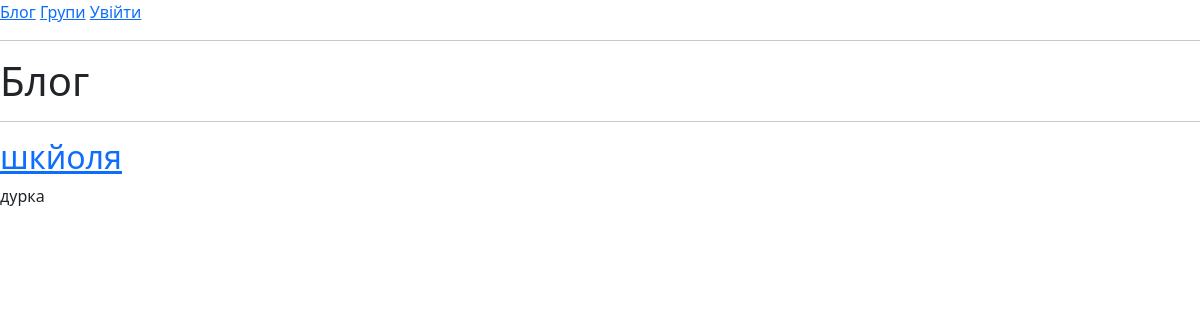
/blog/, run on an earlier commit of the app's database.
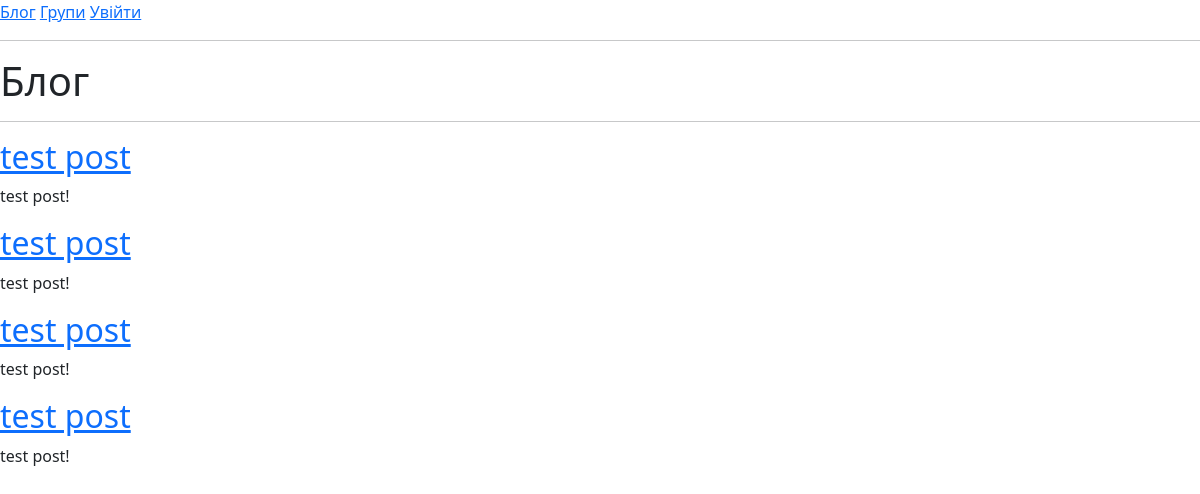
And on a later commit of the database.
### blog/models.py (models this page shows, shortened)
class Post(models.Model):
    author = models.ForeignKey(User, on_delete=models.CASCADE)
    title = models.CharField(max_length=255)
    content = models.TextField()
    created_at = models.DateTimeField(auto_now_add=True)
    views = models.PositiveIntegerField(default=0)

### blog/views.py (the view)
# urls.py: path("", PostListView.as_view(), name="list"),
class PostListView(ListView):
    model = Post
    ordering = ["-created_at"]
    template_name = "blog/post_list.html"
    paginate_by = 5 # ⬅️⬅️

### templates/blog/post_list.html (shortened to what this page needs)
{% extends "base.html" %}
{% block content %}
<h1>Блог</h1>
<hr>
{% for post in object_list %}
    <h2>
        <a href="{% url 'blog:detail' post.id %}">
            {{ post.title }}
        </a>
    </h2>
    <p>{{ post.content|truncatechars:150 }}</p>
{% empty %}
    <p>Поки що немає дописів</p>
{% endfor %}
{% endblock %}

What changed in the data, as far as the page shows it:
removed Post: title "шкйоля", content "дурка"
added Post: title "test post", content "test post!"
added Post: title "test post", content "test post!"
added Post: title "test post", content "test post!"
added Post: title "test post", content "test post!"
